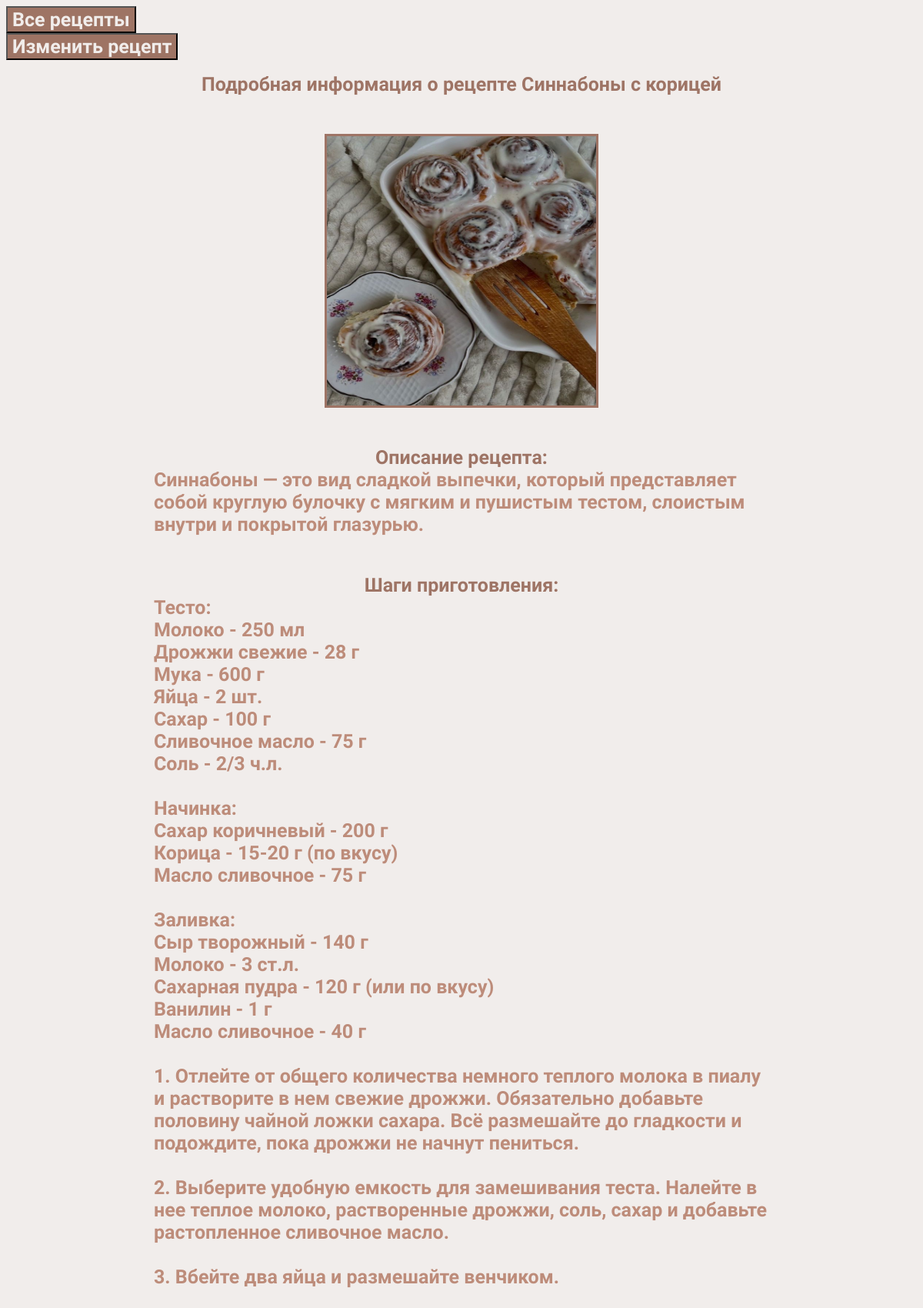
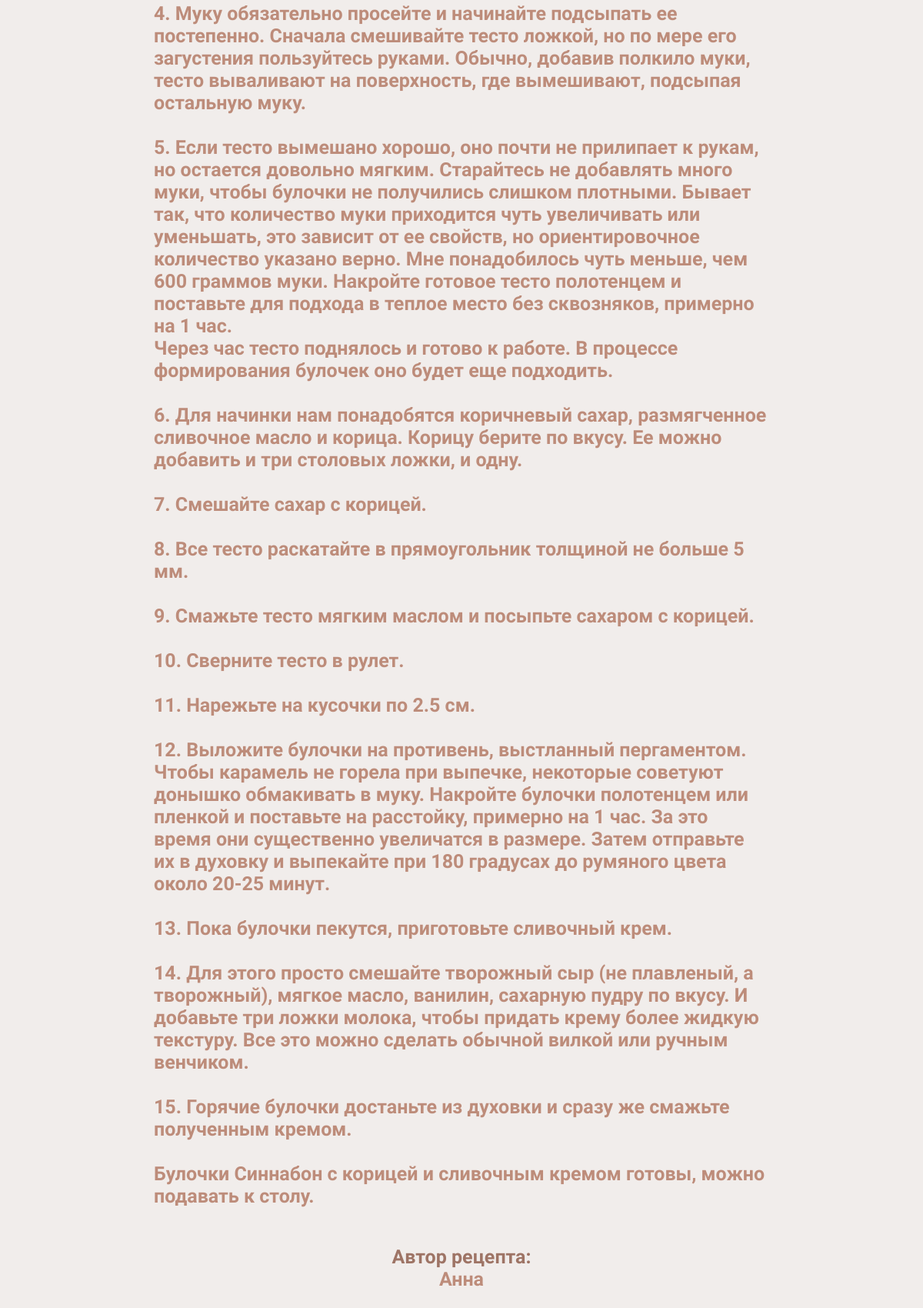
/receipt_details/27 (upper part), run on the app's committed database (2 pictures, top to bottom).
### main/models.py (models this page shows, shortened)
class Receipt(models.Model):
    name = models.CharField(max_length=30, verbose_name="Название")
    description = models.TextField(blank=True, verbose_name="Описание")
    cooking_steps = models.TextField(verbose_name="Шаги приготовления")
    cooking_time = models.TimeField(null=True, verbose_name="Время приготовления")
    image = models.ImageField(upload_to='static/image_from_client',
                              null=True,
                              blank=True,
                              verbose_name="Изображение")
    author = models.CharField(max_length=50, null=False, verbose_name="Автор")
    user_created = models.ForeignKey(User, on_delete=models.CASCADE, blank=True)

### main/views.py (the view)
# urls.py: path("receipt_details/<int:pk>", DetailReceiptDetailsView.as_view(), name="receipt_details"),
class DetailReceiptDetailsView(DetailView):
    template_name = "main/receipt-details.html"
    model = Receipt
    context_object_name = "receipts"

### main/templates/main/receipt-details.html (shortened to what this page needs)
{% extends "main/index.html" %}
{% block body %}
    <div><button class="button"><a href="{% url "main:home_page" %}">Все рецепты</a></button></div>
    <div><button class="button"><a href="{% url "main:update_receipt" pk=object.pk %}">Изменить рецепт</a></button></div>
    <div>
        <h1 class="detail-h1 header">Подробная информация о рецепте {{ receipts.name }}</h1>
        <div class="detail-full-info">
            {% if receipts.image.url != ""  %}
            <img src="{{ receipts.image.url }}" alt="{{ receipts.name }}" class="img-detail">
            {% else %}
            Изображение отсутствует
            {% endif %}
        </div>
        <div class="detail-full-info">
            <span class="detail-title">Описание рецепта: </span>{{ receipts.description }}
        </div>
        <div class="detail-full-info">
            <span class="detail-title">Шаги приготовления: </span> <span class="steps">{{ receipts.cooking_steps }}</span>
        </div>
        <div class="detail-full-info">
            <span class="detail-title">Автор рецепта: </span> {{ receipts.author }}
        </div>
    </div>
{% endblock %}

### main/static/css/style.css (style rules this page uses)
* { font-family: "Amatic SC", serif; font-weight: 700; font-style: normal; font-size: 25px; }
body { color: #bd8c7a; background: #f1edeb; }
img { height: 450px; width: 600px; }
a, a:visited, a:hover, a:active { text-decoration: none; color: #9e7465; }
.button > a { color: #f1edeb; }
.button { background: #9e7464; }
.detail-h1 { display: flex; justify-content: center; }
.detail-full-info { height: 100%; display: flex; flex-direction: column; max-width: 800px; margin: 50px auto; align-items: center; }
.detail-title { color: #9e7465; font-weight: bold; }
.steps { white-space: pre-wrap; }
.img-detail { display: flex; height: 350px; width: 350px; border: #9e7465 solid 3px; }
.header { color: #9e7465; }

### data on the page
Receipt: name "Синнабоны с корицей", image (picture), description "Синнабоны — это вид сладкой выпечки, который представляет собой круглую булочку с мягким и пушистым тестом, слоистым внутри и покрытой глазурью.", cooking_steps "Тесто: Молоко - 250 мл Дрожжи свежие - 28 г Мука - 600 г Яйца - 2 шт. Сахар - 100 г Сливочное масло - 75 г Соль - 2/3 ч.л. Начинка: Сахар коричневый - 200 г Корица - 15-20 г (по вкусу) Масло сливочное - 75 г Заливка: Сыр творожный - 140 г Молоко - 3 ст.л. Сахарная пудра - 120 г (или по вкусу) Ванилин - 1 г Масло сливочное - 40 г 1. Отлейте от общего количества немного теплого молока в пиалу и растворите в нем свежие дрожжи. Обязательно добавьте половину чайной ложки сахара. Всё размешайте до гладкости и подождите, пока дрожжи не начнут пениться. 2. Выберите удобную емкость для замешивания теста. Налейте в нее теплое молоко, растворенные дрожжи, соль, сахар и добавьте растопленное сливочное…", author "Анна"
